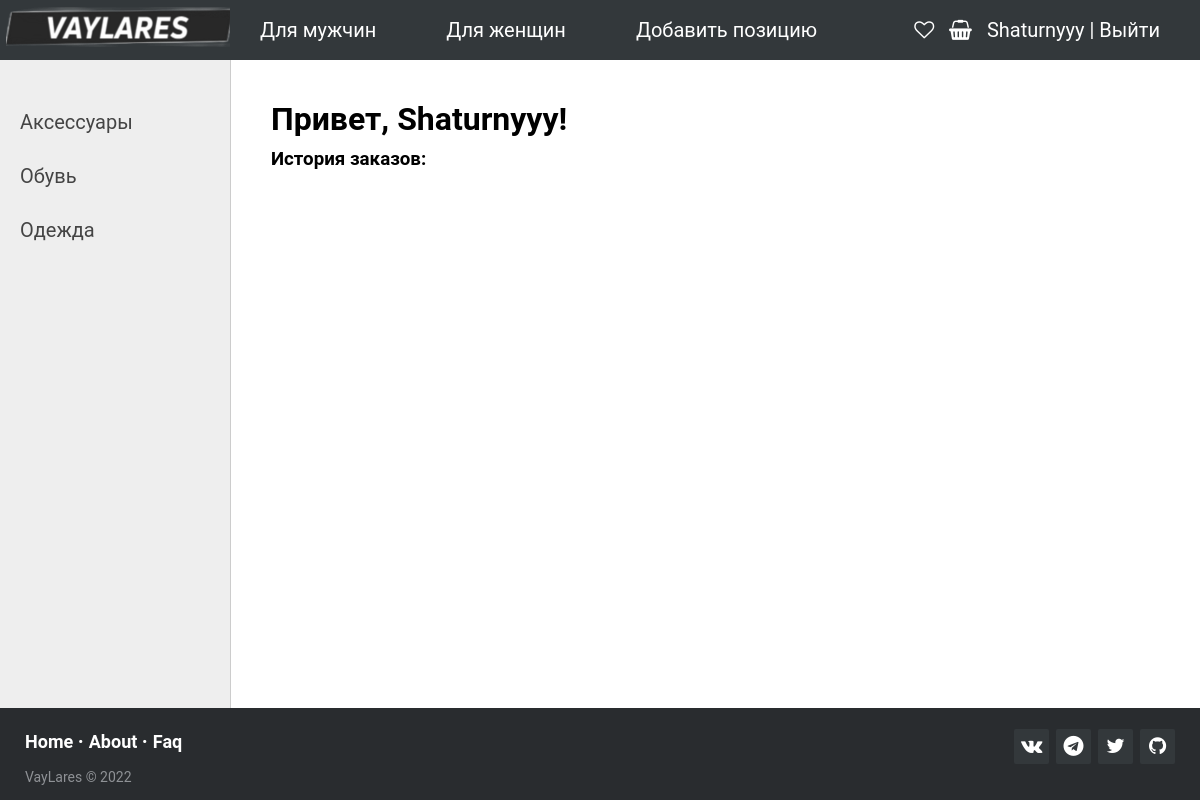
The app's page /profile/ (signed in), older data.
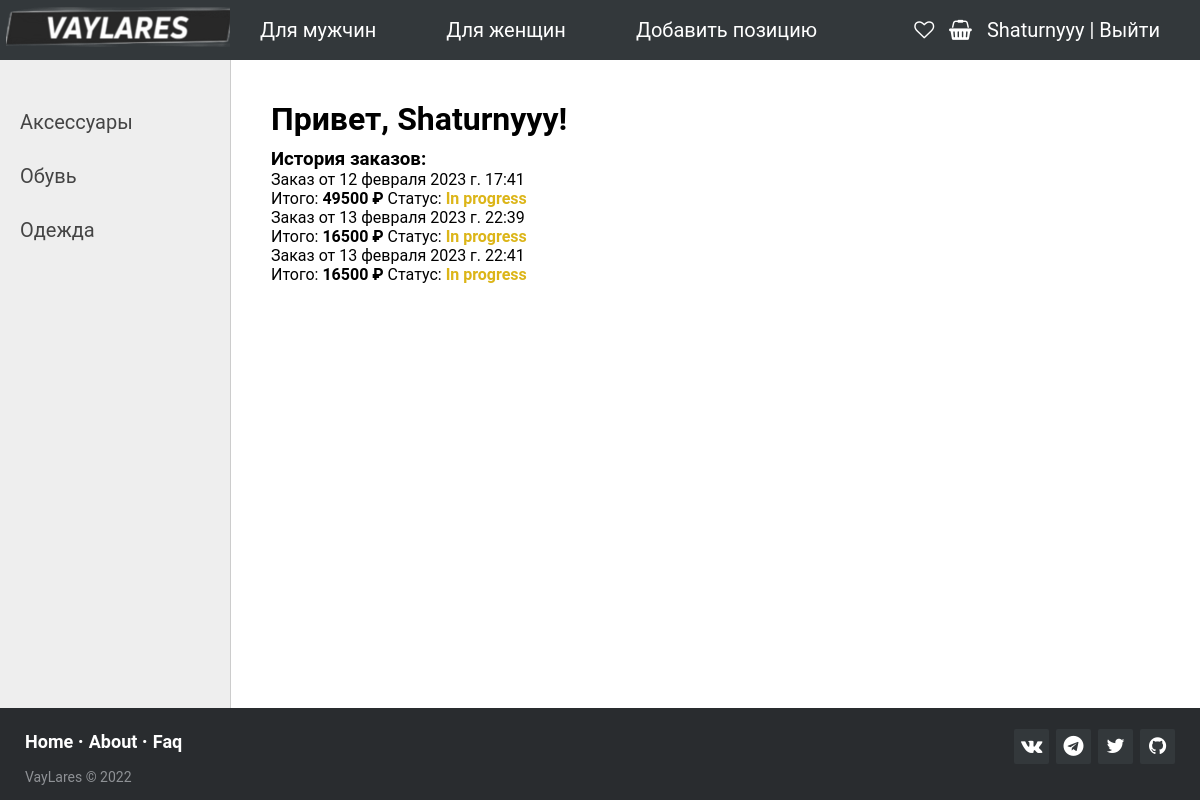
The same page, newer data.
### clothes/models.py (models this page shows, shortened)
class Category(models.Model):
    category_name = models.CharField(max_length=100, db_index=True)
    slug = models.SlugField(max_length=255, unique=True, db_index=True, verbose_name="URL", null=True)
    def get_absolute_url(self):
        return reverse('category', kwargs={'category_slug': self.slug})
    class Meta:  # Используется в админ-панели
        verbose_name = 'Категории'
        verbose_name_plural = 'Категории'
        ordering = ['id']

class Orders(models.Model):
    OK = 'Ok'
    CANCELED = 'Canceled'
    PROGRESS = 'In progress'
    STATUS = [
        (OK, 'Исполнено'),
        (CANCELED, 'Отменен'),
        (PROGRESS, 'В процессе'),
    ]
    user_name = models.CharField(max_length=255, default=None, verbose_name='Пользователь')
    time_create = models.DateTimeField(auto_now_add=True, verbose_name='Принят в исполнение')
    status = models.CharField(max_length=11, choices=STATUS, default=PROGRESS, verbose_name='Статус')
    time_accept = models.DateTimeField(auto_now_add=False, default=datetime.datetime.now() + datetime.timedelta(days=1),
                                       verbose_name='Принят в пункте выдачи')
    product = models.ManyToManyField(Sizes_of_Clothes, through='Orders_of_Clothes', verbose_name='Товар')
    total_price = models.IntegerField(verbose_name='Общая стоимость', default=0)
    class Meta:
        verbose_name = 'Заказы'
        verbose_name_plural = 'Заказы'
        ordering = ['id']

### clothes/views.py (the view)
# urls.py: path('profile/', Profile.as_view(), name='profile'),
class Profile(LoginRequiredMixin, DataMixin, ListView):
    model = Orders
    template_name = 'clothes/profile.html'
    raise_exception = True
    def get_context_data(self, *, object_list=None, **kwargs):
        context = super().get_context_data(**kwargs)
        dct = {}  # Ключи - заказы, значения - инфа о вещах
        orders = Orders.objects.filter(user_name=self.request.user.username)
        for ord in orders:
            dct[ord] = ord.product.all()
        lst = [ord.id for ord in orders]
        ord_of_clothes = Orders_of_Clothes.objects.filter(id_order__in=lst)
        c_def = self.get_user_context(title='Личный кабинет', orders=dct, ord_of_clothes=ord_of_clothes)
        return dict(list(context.items()) + list(c_def.items()))

### cart/cart.py (called while the page is built)
    def __len__(self):
        return sum(item['quantity'] for item in self.cart.values())

### cart/context_processors.py (called while the page is built)
def cart(request):
    return {'cart': Cart(request)}

### clothes/Favourites.py (called while the page is built)
    def __len__(self):
        return len(self.fav)

### clothes/context_processors.py (called while the page is built)
def fav(request):
    return {'fav': Favour(request)}

### clothes/templates/clothes/profile.html (shortened to what this page needs)
{% extends 'clothes/base.html' %}
{% block content %}
{% if request.user.is_authenticated %}
<h1>Привет, {{request.user.username}}!</h1>
<h3>История заказов:</h3>
{% for order, clothes in orders.items %}
<div>
    <div>Заказ от {{order.time_create}}</div>
    <div> Итого: <b>{{ order.total_price }} ₽</b> Статус: <b style="color: #dcb518">{{order.status}}</b> </div>
</div>
{% endfor %}
{% else %}
<h1>{{title}}</h1>
{% endif %}
{% endblock content %}

### clothes/templates/clothes/base.html (shortened to what this page needs)
{% load static %}
<!DOCTYPE html>
<html lang="ru">
<head>
    <link type="text/css" href="{% static 'clothes/css/styles.css' %}" rel="stylesheet"/>
    <link href="//netdna.bootstrapcdn.com/font-awesome/4.7.0/css/font-awesome.css" rel="stylesheet"/>
</head>
<body>
{% block header %}
<div class="header">
    <ul id="mainmenu" class="mainmenu">
        <li class="logo"><a href="{% url 'home' %}">
            <div class="logo"></div>
        </a></li>
        {% for m in menu %}
        {% if m.title == gender_selected %}
        <li class="gender-selected">{{m.title}}</li>
        {% else %}
        <li><a href="{% url m.url_name %}">{{m.title}}</a></li>
        {% endif %}
        {% endfor %}
        {% with cart_items=cart|length %}
        {% with fav_items=fav|length %}
        <li class="last">
            <span class="cart-icon">
                    <a class="fa fa-heart-o" href="{% url 'fav_detail' %}"></a>
            </span>
            <span class="cart-icon">
                    <a class="fa fa-shopping-basket" href="{% url 'cart:cart_detail' %}"></a>
            </span>
            {% if request.user.is_authenticated %}
             <a href="{% url 'profile' %}" >{{user.username}}</a> | <a href="{% url 'logout' %}">Выйти</a>
            {% else %}
            <a href="{% url 'register' %}">Регистрация</a>| <a href="{% url 'login' %}">Войти</a>
            {% endif %}
        </li>
    </ul>
    {% endwith %}
    {% endwith %}
</div>
{% endblock header %}
<table class="table-content" border=0 cellpadding="0" cellspacing="0">
    <tr>
        <td valign="top" class="left-chapters">
            <ul id="leftchapters">
                {% for c in cats %}
                {% if c.clothes__count > 0 %}
                {% if c.pk == cat_selected %}
                <li class="selected">{{c.category_name}}</li>
                {% for sc in subcats %}
                {% if sc.category_id == c.pk %}
                {% if sc.pk == subcat_selected %}
                <li class="subselected">{{sc.subcategory_name}}</li>
                {% else %}
                <li><a class="subcat" href="{{ sc.get_absolute_url }}">{{sc.subcategory_name}}</a></li>
                {% endif %}
                {% endif %}
                {% endfor %}
                {% else %}
                <li><a href="{{ c.get_absolute_url }}">{{c.category_name}}</a></li>
                {% endif %}
                {% endif %}
                {% endfor %}
            </ul>
        </td>
        <td valign="top" class="content">
            {% block content %}
            {% endblock %}
        </td>
    </tr>
</table>
<footer class="footer-distributed">
    <div class="footer-right">
        <a href="https://vk.com/lex_faesinop"><i class="fa fa-vk"></i></a>
        <a href="https://t.me/A1exander7"><i class="fa fa-telegram"></i></a>
        <a href="https://www.twitter.com"><i class="fa fa-twitter"></i></a>
        <a href="https://github.com/FaEsinoP"><i class="fa fa-github"></i></a>
    </div>
    <div class="footer-left">
        <p class="footer-links">
            <a class="link-1" href="{% url 'home' %}">Home</a>
            <a href="{% url 'about' %}">About</a>
            <a href="{% url 'faq' %}">Faq</a>
        </p>
        <p>VayLares &copy; 2022</p>
    </div>
</footer>
</body>
</html>

### clothes/static/clothes/css/styles.css (style rules this page uses)
* { box-sizing: border-box; margin:0; padding:0; }
html { height: 100%; }
body { margin: 0; min-height: 100%; display: grid; grid-template-rows: auto 1fr auto; grid-template-rows: auto 1fr auto; }
.content { width:100%; padding: 40px 20px 20px 40px; padding-bottom: 90px; }
.header { background: #33383b; height: 60px; }
ul.mainmenu { list-style: none; margin: 0; padding: 0; height: 60px; font-size: 20px; overflow: hidden; }
ul.mainmenu li { float: left; margin: 18px 40px 0 30px; }
ul.mainmenu li.logo { margin: 0; }
ul.mainmenu li.last { float: right; color: #ffffff; }
ul.mainmenu li a { color: #ffffff; text-decoration: none; }
.logo { background: url('../images/logo.png') no-repeat 6px 7px; width: 230px; height: 50px; }
a { text-decoration: none; color: black; }
.table-content { width: 100%; min-height: 100%; height: 100%; }
h1 { margin-bottom:10px; }
.left-chapters { margin: 0; background: #eee; border-right: 0.5px solid #ccc; min-height: 100%; }
.left-chapters ul { width: 230px; min-height: 100%; margin: 0; padding: 20px 10px 10px 20px; list-style: none; font-size: 20px; }
.left-chapters ul li { margin: 30px 0 0 0; color: #999; }
.left-chapters ul li a { color: #444; text-decoration: none; }
* { font-family: Roboto; }
.footer-distributed { background-color: #292c2f; box-shadow: 0 1px 1px 0 rgba(0, 0, 0, 0.12); box-sizing: border-box; width: 100%; text-align: left; font: normal 16px sans-serif; padding: 15px 25px; }
.footer-distributed .footer-left p { color: #8f9296; font-size: 14px; margin: 0; }
.footer-distributed p.footer-links { font-size: 18px; font-weight: bold; color: #ffffff; margin: 0 0 10px; padding: 0; transition: ease .25s; }
.footer-distributed p.footer-links a { display: inline-block; line-height: 1.8; text-decoration: none; color: inherit; transition: ease .25s; }
.footer-distributed .footer-links a:before { content: "·"; font-size: 20px; left: 0; color: #fff; display: inline-block; padding-right: 5px; }
.footer-distributed .footer-links .link-1:before { content: none; }
.footer-distributed .footer-right { float: right; margin-top: 6px; max-width: 180px; }
.footer-distributed .footer-right a { display: inline-block; width: 35px; height: 35px; background-color: #33383b; border-radius: 2px; font-size: 20px; color: #ffffff; text-align: center; line-height: 35px; margin-left: 3px; transition:all .25s; }
.cart-icon { margin-right: 10px; }

Row changes from the older to the newer data that the page shows:
added Orders: time_create "12 февраля 2023 г. 17:41", total_price "49500", status "In progress"
added Orders: time_create "13 февраля 2023 г. 22:39", total_price "16500", status "In progress"
added Orders: time_create "13 февраля 2023 г. 22:41", total_price "16500", status "In progress"
